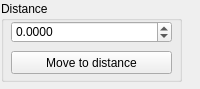
<?xml version="1.0" encoding="UTF-8"?>
<ui version="4.0">
 <class>distanceWidget</class>
 <widget class="QWidget" name="distanceWidget">
  <property name="geometry">
   <rect>
    <x>0</x>
    <y>0</y>
    <width>200</width>
    <height>89</height>
   </rect>
  </property>
  <property name="windowTitle">
   <string>Form</string>
  </property>
  <widget class="QGroupBox" name="groupBox">
   <property name="geometry">
    <rect>
     <x>1</x>
     <y>1</y>
     <width>181</width>
     <height>81</height>
    </rect>
   </property>
   <property name="title">
    <string>Distance</string>
   </property>
   <widget class="QDoubleSpinBox" name="distanceSpinBox">
    <property name="geometry">
     <rect>
      <x>10</x>
      <y>20</y>
      <width>161</width>
      <height>22</height>
     </rect>
    </property>
    <property name="decimals">
     <number>4</number>
    </property>
    <property name="minimum">
     <double>-999.000000000000000</double>
    </property>
    <property name="maximum">
     <double>999.000000000000000</double>
    </property>
   </widget>
   <widget class="QPushButton" name="moveButton">
    <property name="geometry">
     <rect>
      <x>10</x>
      <y>50</y>
      <width>161</width>
      <height>23</height>
     </rect>
    </property>
    <property name="text">
     <string>Move to distance</string>
    </property>
   </widget>
  </widget>
 </widget>
 <resources/>
 <connections/>
</ui>
